Frame 1 (no input): blank canvas, image omitted
Frame 60 (no input): blank canvas, image omitted
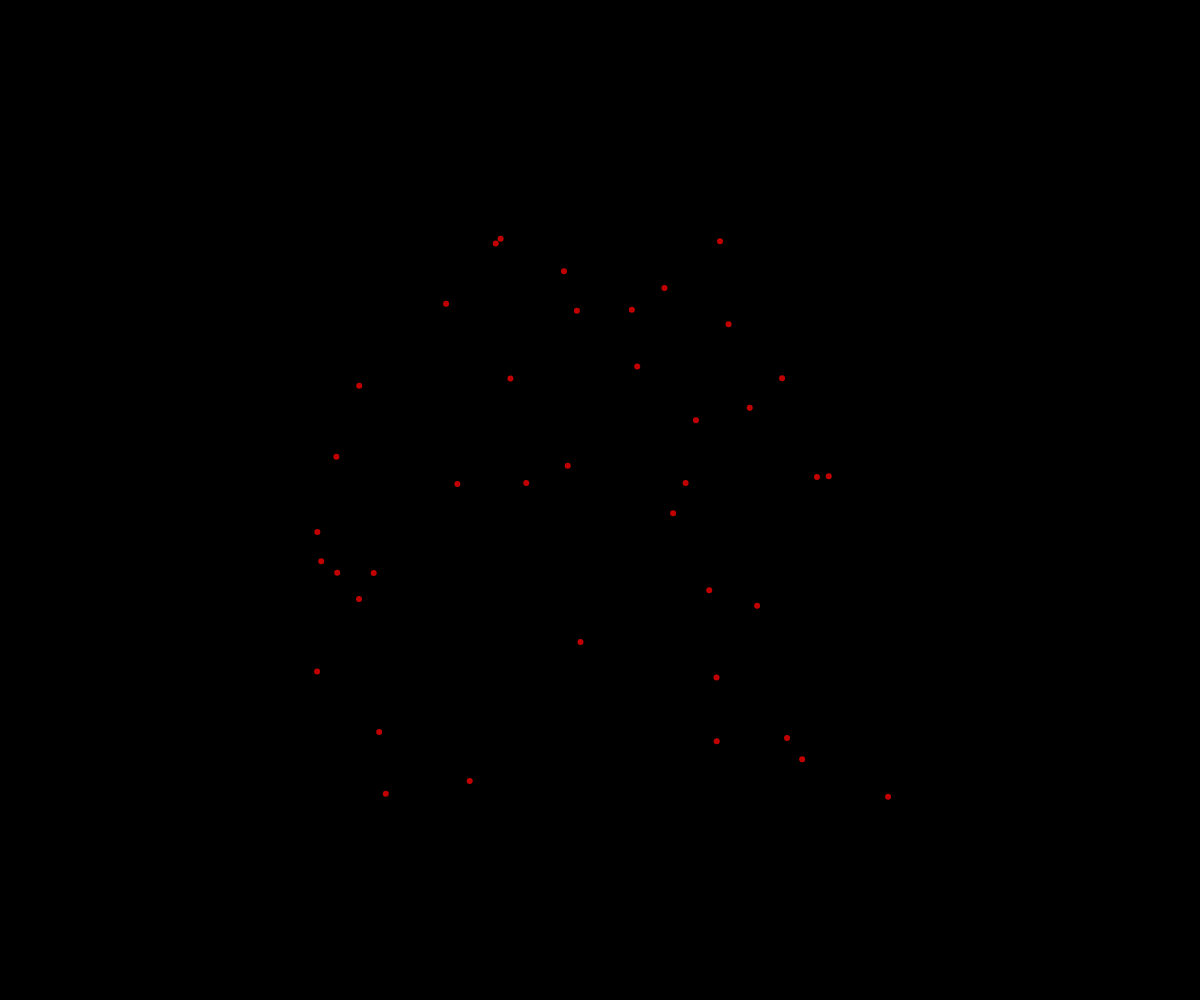
Frame 120 (the mouse pressed at the canvas centre since frame 60)

The p5.js sketch whose frames 1 and 60 were blank and that drew this single picture after the mouse press (run headless with seeded random() and noise() and a simulated clock; from frame 60 on, the mouse is pressed at the canvas centre):

// p5.js sketch
// ── sketch.js
// Fireworks OOP Demo

class Particle {
  constructor(x, y) {
    this.x = x;
    this.y = y;
    this.dx = random(-5, 5);
    this.dy = random(-5, 5);
    this.radius = 3;
    this.r = 255;
    this.g = 0;
    this.b = 0;
    this.opacity = 255;
  }

  display() {
    noStroke();
    fill(this.r, this.g, this.b, this.opacity);
    circle(this.x, this.y, this.radius*2);
  }

  update() {
    //move
    this.x += this.dx;
    this.y += this.dy;

    //fade away over time
    this.opacity--;
  }

  isDead() {
    return this.opacity <= 0;
  }
}

let theFireworks = [];
const NUMBER_OF_PARTICLES_PER_CLICK = 40;

async function setup() {
  createCanvas(windowWidth, windowHeight);
}

function draw() {
  background("black");
  for (let aFirework of theFireworks) {
    if (aFirework.isDead()) {
      //remove it
      let index = theFireworks.indexOf(aFirework);
      theFireworks.splice(index, 1);
    }
    else {
      aFirework.update();
      aFirework.display();
    }
  }

  //insane amounts of fireworks
  // mousePressed();
}

function mousePressed() {
  for (let i = 0; i < NUMBER_OF_PARTICLES_PER_CLICK; i++) {
    let someFirework = new Particle(mouseX, mouseY);
    theFireworks.push(someFirework);
  }
}
